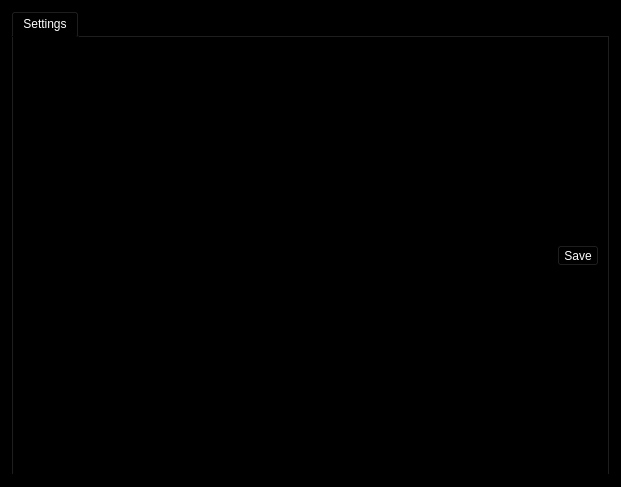
<?xml version="1.0" encoding="UTF-8"?>
<ui version="4.0">
 <class>Settings</class>
 <widget class="QWidget" name="Settings">
  <property name="geometry">
   <rect>
    <x>0</x>
    <y>0</y>
    <width>621</width>
    <height>487</height>
   </rect>
  </property>
  <property name="windowTitle">
   <string>Settings</string>
  </property>
  <property name="styleSheet">
   <string notr="true">background-color: rgb(0, 0, 0);
color: rgb(255, 255, 255);</string>
  </property>
  <layout class="QGridLayout" name="gridLayout">
   <item row="0" column="0">
    <widget class="QTabWidget" name="tabWidget">
     <property name="styleSheet">
      <string notr="true"/>
     </property>
     <property name="currentIndex">
      <number>0</number>
     </property>
     <widget class="QWidget" name="tab_Settings">
      <attribute name="title">
       <string>Settings</string>
      </attribute>
      <layout class="QGridLayout" name="gridLayout_2">
       <item row="0" column="0">
        <layout class="QHBoxLayout" name="horizontalLayout">
         <item>
          <widget class="QScrollArea" name="scrollArea">
           <property name="widgetResizable">
            <bool>true</bool>
           </property>
           <widget class="QWidget" name="scrollAreaWidgetContents">
            <property name="geometry">
             <rect>
              <x>0</x>
              <y>0</y>
              <width>493</width>
              <height>404</height>
             </rect>
            </property>
           </widget>
          </widget>
         </item>
         <item>
          <layout class="QVBoxLayout" name="verticalLayout_Dx">
           <item>
            <widget class="QToolButton" name="toolButton_Save">
             <property name="text">
              <string>Save</string>
             </property>
             <property name="icon">
              <iconset>
               <normaloff>../resources/images/icons/toolbutton_save.png</normaloff>../resources/images/icons/toolbutton_save.png</iconset>
             </property>
             <property name="iconSize">
              <size>
               <width>32</width>
               <height>32</height>
              </size>
             </property>
             <property name="toolButtonStyle">
              <enum>Qt::ToolButtonTextUnderIcon</enum>
             </property>
            </widget>
           </item>
          </layout>
         </item>
        </layout>
       </item>
      </layout>
     </widget>
    </widget>
   </item>
  </layout>
 </widget>
 <resources/>
 <connections/>
</ui>
